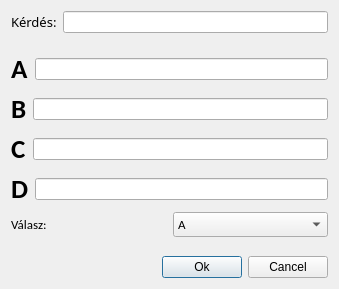
<?xml version="1.0" encoding="UTF-8"?>
<ui version="4.0">
 <class>newquestion</class>
 <widget class="QDialog" name="newquestion">
  <property name="geometry">
   <rect>
    <x>0</x>
    <y>0</y>
    <width>339</width>
    <height>289</height>
   </rect>
  </property>
  <property name="windowTitle">
   <string>Dialog</string>
  </property>
  <layout class="QVBoxLayout" name="verticalLayout_2">
   <item>
    <layout class="QVBoxLayout" name="verticalLayout">
     <item>
      <layout class="QHBoxLayout" name="horizontalLayout">
       <item>
        <widget class="QLabel" name="label">
         <property name="font">
          <font>
           <family>Calibri Light</family>
           <pointsize>10</pointsize>
          </font>
         </property>
         <property name="text">
          <string>Kérdés:</string>
         </property>
        </widget>
       </item>
       <item>
        <widget class="QLineEdit" name="kerdes"/>
       </item>
      </layout>
     </item>
     <item>
      <spacer name="verticalSpacer_2">
       <property name="orientation">
        <enum>Qt::Vertical</enum>
       </property>
       <property name="sizeHint" stdset="0">
        <size>
         <width>20</width>
         <height>40</height>
        </size>
       </property>
      </spacer>
     </item>
     <item>
      <layout class="QHBoxLayout" name="horizontalLayout_2">
       <item>
        <widget class="QLabel" name="A_">
         <property name="font">
          <font>
           <family>Calibri</family>
           <pointsize>20</pointsize>
           <weight>75</weight>
           <bold>true</bold>
          </font>
         </property>
         <property name="text">
          <string>A</string>
         </property>
        </widget>
       </item>
       <item>
        <widget class="QLineEdit" name="A_valasz"/>
       </item>
      </layout>
     </item>
     <item>
      <layout class="QHBoxLayout" name="horizontalLayout_3">
       <item>
        <widget class="QLabel" name="label_3">
         <property name="font">
          <font>
           <family>Calibri</family>
           <pointsize>20</pointsize>
           <weight>75</weight>
           <bold>true</bold>
          </font>
         </property>
         <property name="text">
          <string>B</string>
         </property>
        </widget>
       </item>
       <item>
        <widget class="QLineEdit" name="B_valasz"/>
       </item>
      </layout>
     </item>
     <item>
      <layout class="QHBoxLayout" name="horizontalLayout_4">
       <item>
        <widget class="QLabel" name="label_4">
         <property name="font">
          <font>
           <family>Calibri</family>
           <pointsize>20</pointsize>
           <weight>75</weight>
           <bold>true</bold>
          </font>
         </property>
         <property name="text">
          <string>C</string>
         </property>
        </widget>
       </item>
       <item>
        <widget class="QLineEdit" name="C_valasz"/>
       </item>
      </layout>
     </item>
     <item>
      <layout class="QHBoxLayout" name="horizontalLayout_5">
       <item>
        <widget class="QLabel" name="label_5">
         <property name="font">
          <font>
           <family>Calibri</family>
           <pointsize>20</pointsize>
           <weight>75</weight>
           <bold>true</bold>
          </font>
         </property>
         <property name="text">
          <string>D</string>
         </property>
        </widget>
       </item>
       <item>
        <widget class="QLineEdit" name="D_valasz"/>
       </item>
      </layout>
     </item>
     <item>
      <layout class="QHBoxLayout" name="horizontalLayout_6">
       <item>
        <widget class="QLabel" name="label_6">
         <property name="font">
          <font>
           <family>Calibri</family>
           <pointsize>10</pointsize>
          </font>
         </property>
         <property name="text">
          <string>Válasz:</string>
         </property>
        </widget>
       </item>
       <item>
        <widget class="QComboBox" name="Ans">
         <property name="font">
          <font>
           <family>Calibri</family>
           <pointsize>10</pointsize>
          </font>
         </property>
         <item>
          <property name="text">
           <string>A</string>
          </property>
         </item>
         <item>
          <property name="text">
           <string>B</string>
          </property>
         </item>
         <item>
          <property name="text">
           <string>C</string>
          </property>
         </item>
         <item>
          <property name="text">
           <string>D</string>
          </property>
         </item>
        </widget>
       </item>
      </layout>
     </item>
     <item>
      <spacer name="verticalSpacer">
       <property name="orientation">
        <enum>Qt::Vertical</enum>
       </property>
       <property name="sizeHint" stdset="0">
        <size>
         <width>20</width>
         <height>40</height>
        </size>
       </property>
      </spacer>
     </item>
     <item>
      <layout class="QHBoxLayout" name="horizontalLayout_7">
       <item>
        <spacer name="horizontalSpacer">
         <property name="orientation">
          <enum>Qt::Horizontal</enum>
         </property>
         <property name="sizeHint" stdset="0">
          <size>
           <width>40</width>
           <height>20</height>
          </size>
         </property>
        </spacer>
       </item>
       <item>
        <widget class="QPushButton" name="Ok">
         <property name="text">
          <string>Ok</string>
         </property>
        </widget>
       </item>
       <item>
        <widget class="QPushButton" name="Cancel">
         <property name="text">
          <string>Cancel</string>
         </property>
        </widget>
       </item>
      </layout>
     </item>
    </layout>
   </item>
  </layout>
 </widget>
 <resources/>
 <connections/>
</ui>
